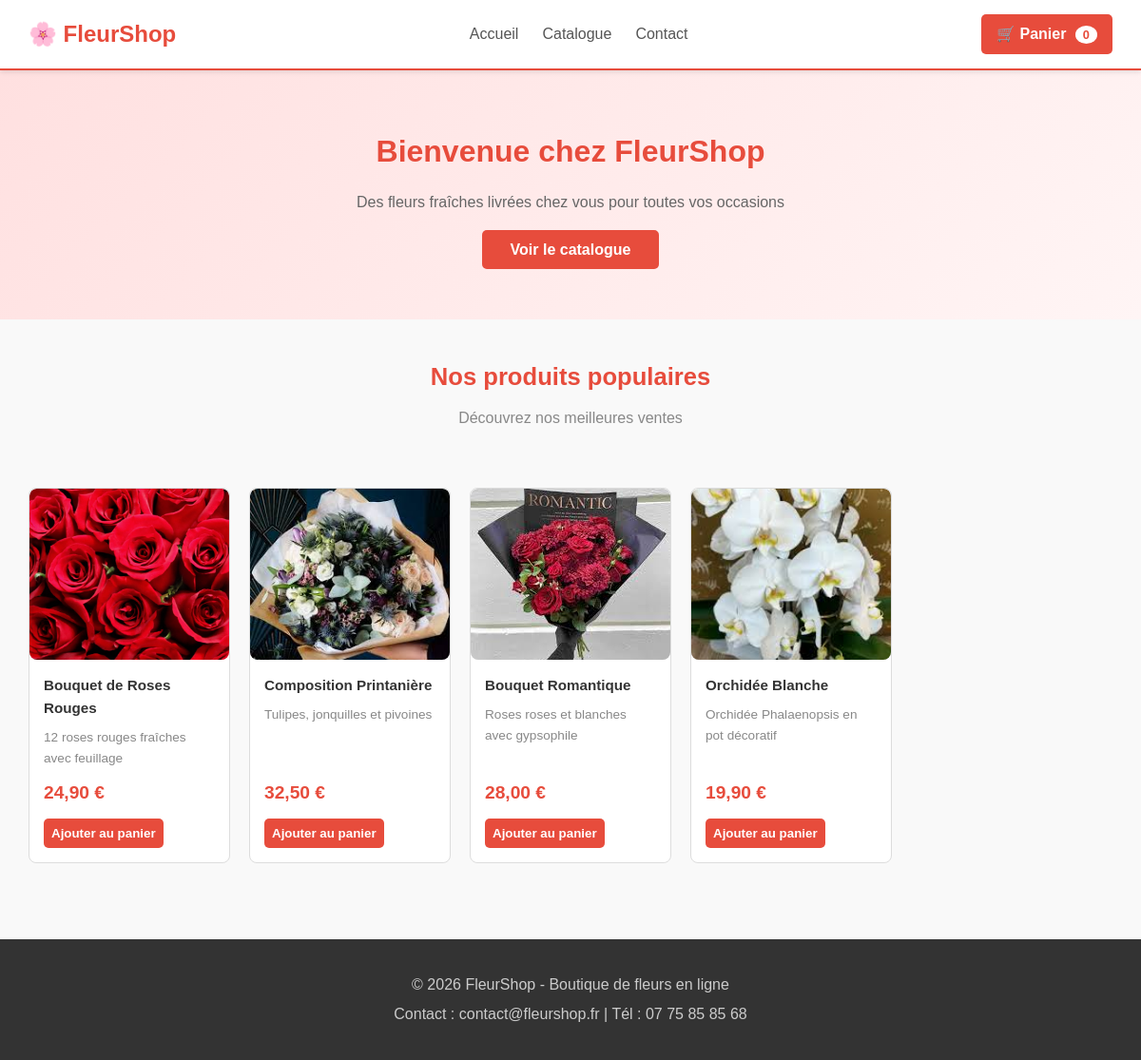
The page / on the database its author committed.
### tables this page shows
CREATE TABLE produits (
	                id INTEGER PRIMARY KEY AUTOINCREMENT,
	                nom TEXT NOT NULL,
	                description TEXT,
	                prix REAL NOT NULL,
	                categorie TEXT NOT NULL,
	                image TEXT,
	                stock INTEGER DEFAULT 10, 
	                date_creation DATETIME DEFAULT CURRENT_TIMESTAMP
          );

### includes/panier.php (called while the page is built, shortened)
<?php
function compter_articles() {
    $total_articles = 0;
    return $total_articles;
}
?>

### index.php (the view, shortened to what this page needs)
<?php
include 'includes/panier.php';
$stmt = $pdo->query("SELECT * FROM produits LIMIT 4");
$produits_vedettes = $stmt->fetchAll(PDO::FETCH_ASSOC);
?>
<!DOCTYPE html>
<html lang="fr">
<head>
    <link rel="stylesheet" href="css/style.css">
</head>
<body>
    <header>
        <h1>🌸 FleurShop</h1>
        <nav>
            <ul>
                <li><a href="index.php">Accueil</a></li>
                <li><a href="catalogue.php">Catalogue</a></li>
                <li><a href="contact.php">Contact</a></li>
            </ul>
        </nav>
        <div class="header-right">
            <a href="panier.php" class="cart-link">
                🛒 Panier <span class="cart-count"><?php echo compter_articles(); ?></span>
            </a>
        </div>
    </header>
    <section class="hero">
        <h2>Bienvenue chez FleurShop</h2>
        <p>Des fleurs fraîches livrées chez vous pour toutes vos occasions</p>
        <a href="catalogue.php" class="btn-primary">Voir le catalogue</a>
    </section>
    <h2 class="section-title">Nos produits populaires</h2>
    <p class="section-subtitle">Découvrez nos meilleures ventes</p>
    <div class="products-grid">
        <?php foreach ($produits_vedettes as $produit): ?>
            <div class="product-card">
               <img src="images/<?php echo $produit['image']; ?>" alt="<?php echo $produit['nom']; ?>" style="width: 100%; height: 180px; object-fit: cover; border-radius: 8px;">
                <div class="product-info">
                    <h3><?php echo htmlspecialchars($produit['nom']); ?></h3>
                    <p><?php echo htmlspecialchars($produit['description']); ?></p>
                    <div class="product-price"><?php echo number_format($produit['prix'], 2, ',', ' '); ?> €</div>
                    <form method="POST" action="ajouter_panier.php" style="margin-top: auto;">
                        <button type="submit" class="add-to-cart">Ajouter au panier</button>
                    </form>
                </div>
            </div>
        <?php endforeach; ?>
    </div>
    <footer>
        <p>&copy; 2026 FleurShop - Boutique de fleurs en ligne</p>
        <p>Contact : contact@fleurshop.fr | Tél : 07 75 85 85 68</p>
    </footer>
</body>
</html>

### css/style.css (style rules this page uses)
* { margin: 0; padding: 0; box-sizing: border-box; }
body { font-family: Arial, sans-serif; background-color: #f9f9f9; color: #333; line-height: 1.6; }
a { text-decoration: none; color: inherit; }
header { background-color: #fff; border-bottom: 2px solid #e74c3c; padding: 15px 30px; display: flex; justify-content: space-between; align-items: center; position: sticky; top: 0; z-index: 100; box-shadow: 0 2px 5px rgba(0,0,0,0.1); }
header h1 { font-size: 1.5rem; color: #e74c3c; }
nav ul { list-style: none; display: flex; gap: 25px; }
nav a { color: #555; font-weight: 500; transition: color 0.3s; }
.header-right { display: flex; gap: 15px; align-items: center; }
.cart-link { background-color: #e74c3c; color: white; padding: 8px 16px; border-radius: 5px; font-weight: bold; transition: background-color 0.3s; }
.cart-count { background-color: #fff; color: #e74c3c; border-radius: 50%; padding: 2px 8px; font-size: 0.8rem; font-weight: bold; margin-left: 5px; }
.hero { background: linear-gradient(135deg, #ffe0e0, #fff5f5); padding: 60px 30px; text-align: center; }
.hero h2 { font-size: 2rem; color: #e74c3c; margin-bottom: 15px; }
.hero p { color: #666; font-size: 1rem; max-width: 600px; margin: 0 auto 25px; }
.btn-primary { background-color: #e74c3c; color: white; padding: 12px 30px; border: none; border-radius: 5px; cursor: pointer; font-size: 1rem; font-weight: bold; transition: background-color 0.3s; }
.section-title { text-align: center; font-size: 1.6rem; color: #e74c3c; margin: 40px 0 10px; }
.section-subtitle { text-align: center; color: #888; margin-bottom: 30px; }
.products-grid { display: grid; grid-template-columns: repeat(auto-fill, minmax(200px, 1fr)); gap: 20px; padding: 30px; max-width: 1200px; margin: 0 auto; }
.product-card { background-color: #fff; border: 1px solid #ddd; border-radius: 8px; overflow: hidden; transition: box-shadow 0.3s; display: flex; flex-direction: column; }
.product-card img { width: 100%; height: 180px; object-fit: cover; background-color: #f0f0f0; }
.product-info { padding: 15px; flex: 1; display: flex; flex-direction: column; }
.product-info h3 { font-size: 0.95rem; color: #333; margin-bottom: 8px; }
.product-info p { font-size: 0.85rem; color: #888; margin-bottom: 10px; flex: 1; }
.product-price { font-size: 1.2rem; font-weight: bold; color: #e74c3c; margin-bottom: 12px; }
.add-to-cart { background-color: #e74c3c; color: white; border: none; padding: 8px; border-radius: 5px; cursor: pointer; font-weight: bold; transition: background-color 0.3s; }
footer { background-color: #333; color: #ccc; padding: 30px; text-align: center; margin-top: 50px; }
footer p { margin: 5px 0; }

### rows shown on the page
produits: image (picture), nom "Bouquet de Roses Rouges", description "12 roses rouges fraîches avec feuillage", prix "24,90"
produits: image (picture), nom "Composition Printanière", description "Tulipes, jonquilles et pivoines", prix "32,50"
produits: image (picture), nom "Bouquet Romantique", description "Roses roses et blanches avec gypsophile", prix "28,00"
produits: image (picture), nom "Orchidée Blanche", description "Orchidée Phalaenopsis en pot décoratif", prix "19,90"

### other values the page prints
compter_articles() "0"
